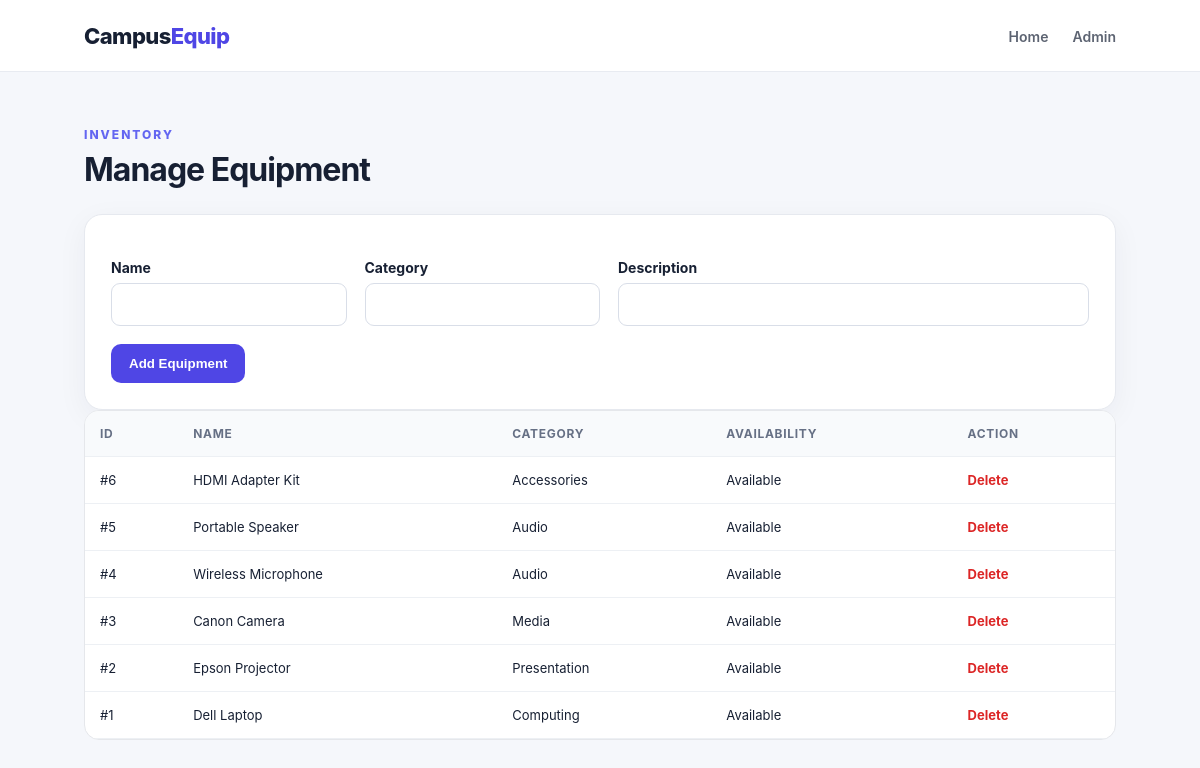
Screenshot of /manage_equipment.php with the database file from the repository.
### tables this page shows
CREATE TABLE equipment (
    id INT AUTO_INCREMENT PRIMARY KEY,
    name VARCHAR(100) NOT NULL,
    category VARCHAR(80) NOT NULL,
    description VARCHAR(255) NOT NULL,
    availability ENUM('Available','Unavailable') DEFAULT 'Available',
    created_at TIMESTAMP DEFAULT CURRENT_TIMESTAMP
);

### manage_equipment.php (the view, shortened to what this page needs)
<?php
require_once "db.php";
$items=$conn->query("SELECT * FROM equipment ORDER BY id DESC");
?>
<!DOCTYPE html><html><head><meta charset="UTF-8"><meta name="viewport" content="width=device-width,initial-scale=1.0"><title>Manage Equipment</title><link rel="stylesheet" href="style.css"></head>
<body><nav class="navbar"><div class="brand">Campus<span>Equip</span></div><div><a href="index.php">Home</a><a href="admin.php">Admin</a></div></nav>
<main class="container"><div class="section-head"><div><p class="eyebrow">INVENTORY</p><h1>Manage Equipment</h1></div></div>
<div class="form-card compact"><form method="post"><div class="three"><label>Name<input name="name" required></label><label>Category<input name="category" required></label><label>Description<input name="description" required></label></div><button class="btn">Add Equipment</button></form></div>
<div class="table-wrap"><table><thead><tr><th>ID</th><th>Name</th><th>Category</th><th>Availability</th><th>Action</th></tr></thead><tbody><?php while($i=$items->fetch_assoc()): ?><tr><td>#<?= $i['id'] ?></td><td><?= htmlspecialchars($i['name']) ?></td><td><?= htmlspecialchars($i['category']) ?></td><td><?= htmlspecialchars($i['availability']) ?></td><td><a class="danger" href="delete_equipment.php?id=<?= $i['id'] ?>" onclick="return confirm('Delete this equipment?')">Delete</a></td></tr><?php endwhile; ?></tbody></table></div></main></body></html>

### style.css (style rules this page uses)
* { box-sizing:border-box }
body { margin:0;font-family:Inter,Segoe UI,Arial,sans-serif;background:#f5f7fb;color:#172033 }
.navbar { height:72px;background:#fff;border-bottom:1px solid #e8ebf1;display:flex;align-items:center;justify-content:space-between;padding:0 7%;position:sticky;top:0;z-index:5 }
.brand { font-size:22px;font-weight:800;letter-spacing:-.6px }
.brand span { color:#4f46e5 }
.navbar a { color:#5d6472;text-decoration:none;margin-left:24px;font-size:14px;font-weight:600 }
.eyebrow { font-size:12px;letter-spacing:2px;font-weight:800;color:#6366f1;margin:0 0 8px }
.container { width:86%;max-width:1250px;margin:55px auto }
.section-head,.dashboard-head { display:flex;justify-content:space-between;align-items:end;margin-bottom:25px }
.section-head h1,.section-head h2,.dashboard-head h1 { margin:0;font-size:32px;letter-spacing:-1px }
.card,.form-card { background:#fff;border:1px solid #e6e9ef;border-radius:18px;padding:26px;box-shadow:0 8px 30px rgba(30,41,59,.05) }
.btn { display:inline-block;border:0;border-radius:10px;background:#4f46e5;color:#fff;text-decoration:none;padding:12px 18px;font-weight:700;cursor:pointer }
.form-card label { display:block;font-weight:700;font-size:14px;margin:18px 0 }
.form-card input,.form-card select,.form-card textarea,.search input,.inline select { width:100%;margin-top:7px;border:1px solid #d9dee8;border-radius:9px;padding:12px;font:inherit;background:#fff }
.two,.three { display:grid;grid-template-columns:1fr 1fr;gap:18px }
.three { grid-template-columns:1fr 1fr 2fr }
.table-wrap { overflow:auto;background:#fff;border:1px solid #e5e7eb;border-radius:15px }
table { width:100%;border-collapse:collapse;min-width:850px }
th,td { text-align:left;padding:15px;border-bottom:1px solid #edf0f4;font-size:13px;vertical-align:top }
th { background:#f8fafc;color:#667085;font-size:12px;text-transform:uppercase;letter-spacing:.7px }
.danger { color:#dc2626;text-decoration:none;font-weight:700 }

### rows the page displays
equipment: id "6", name "HDMI Adapter Kit", category "Accessories", availability "Available"
equipment: id "5", name "Portable Speaker", category "Audio", availability "Available"
equipment: id "4", name "Wireless Microphone", category "Audio", availability "Available"
equipment: id "3", name "Canon Camera", category "Media", availability "Available"
equipment: id "2", name "Epson Projector", category "Presentation", availability "Available"
equipment: id "1", name "Dell Laptop", category "Computing", availability "Available"
